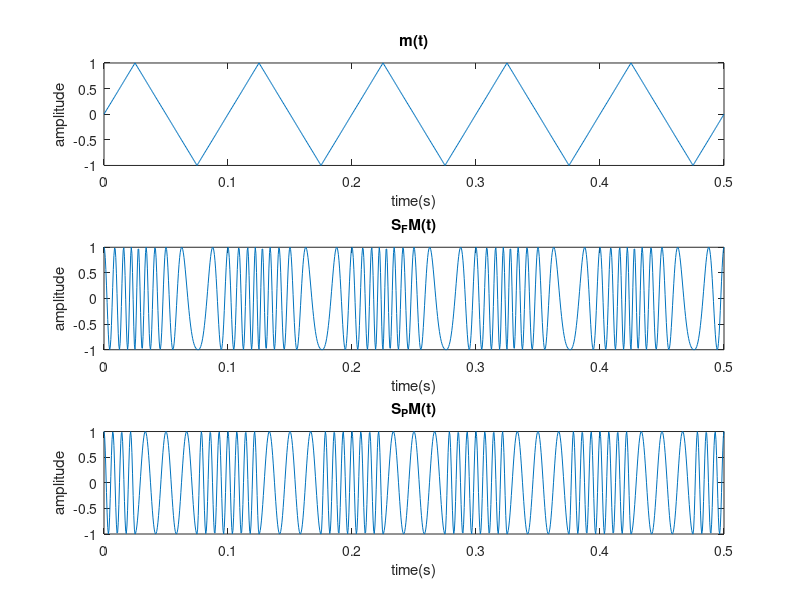
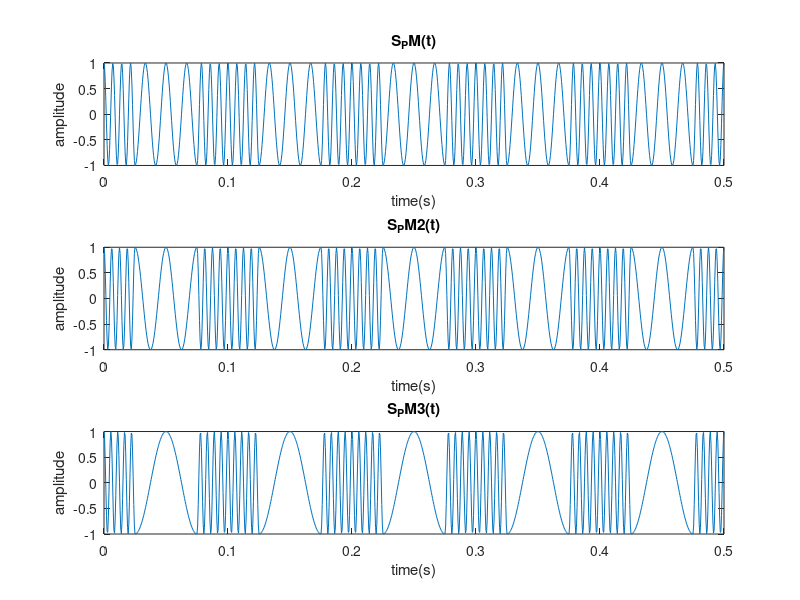
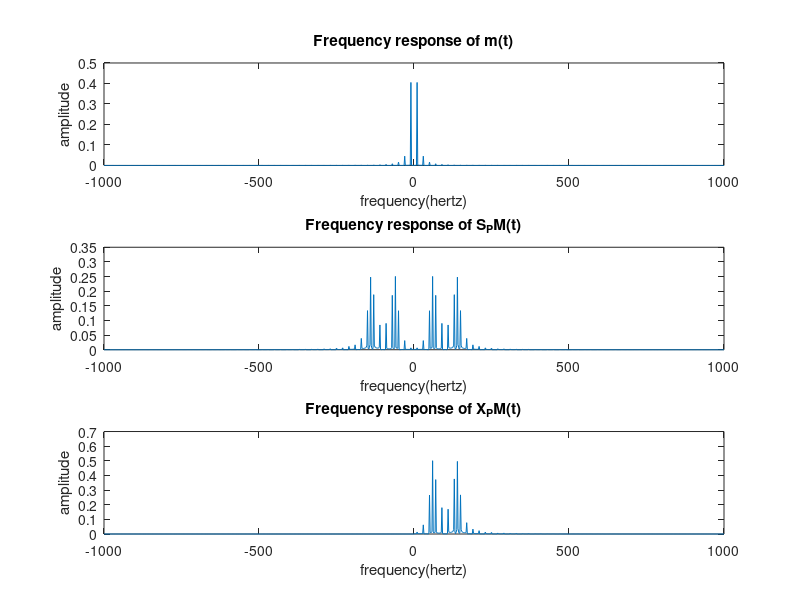
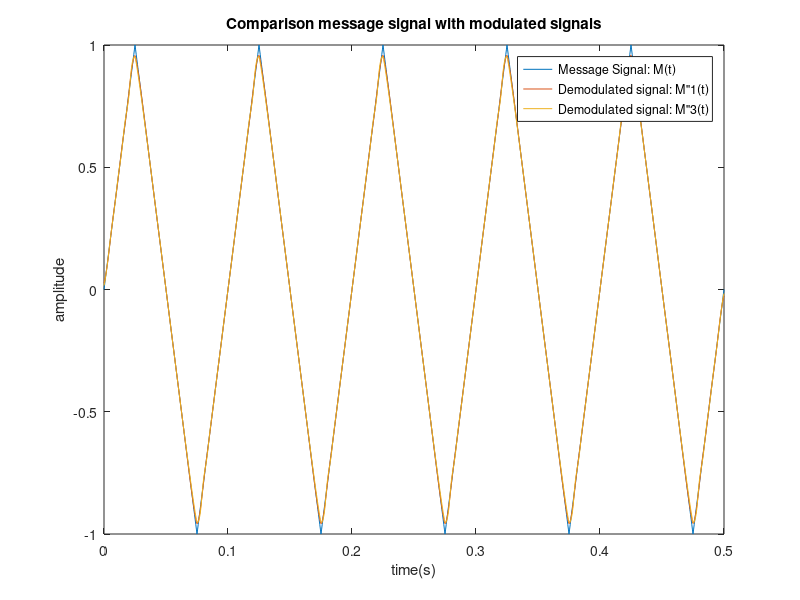

MATLAB code for these plots, in order:
%part2.1.a
Fs =2000;
time=1/Fs;
t=0.0:time:0.5;
m_t=sawtooth(2*pi*10*t+pi/2,1/2);

%part2.1.b
Fc = 100; kf = 80;
ct = cos(2*pi*Fc*t);
S_fmt=cos(2*pi*Fc*t+ 2*pi*kf*cumsum(m_t)*time);
%partc
kp_2=2*pi;
S_pmt=cos(2*pi*Fc*t+ kp_2*m_t);

%part d
figure
subplot(3,1,1);
plot(t,m_t);
title('m(t)');
xlabel('time(s)');
ylabel('amplitude');
subplot(3,1,2);
plot(t,S_fmt);
title('S_FM(t)');
xlabel('time(s)');
ylabel('amplitude');
subplot(3,1,3);
plot(t,S_pmt);
title('S_PM(t)');
xlabel('time(s)');
ylabel('amplitude');

%part e 

%comment

%part f
kp_3=3*pi;
S_pm2t=cos(2*pi*Fc*t+ kp_3*m_t);
kp_4=4*pi;
S_pm3t=cos(2*pi*Fc*t+ kp_4*m_t);

figure
subplot(3,1,1);
plot(t,S_pmt);
title('S_PM(t)');
xlabel('time(s)');
ylabel('amplitude');
subplot(3,1,2);
plot(t,S_pm2t);
title('S_PM2(t)');
xlabel('time(s)');
ylabel('amplitude');
subplot(3,1,3);
plot(t,S_pm3t);
title('S_PM3(t)');
xlabel('time(s)');
ylabel('amplitude');

%part2.2
%b
x_pmt=hilbert(S_pmt);

%partc
N=length(m_t);
fs=linspace(-Fs/2,+Fs/2,N);
x_pmf=fft(x_pmt,N)/N;  x_pmf=fftshift(x_pmf);
m_f=fft(m_t,N)/N;  m_f=fftshift(m_f);
S_pmf=fft(S_pmt,N)/N;  S_pmf=fftshift(S_pmf);


figure
subplot(3,1,1);
plot(fs,abs(m_f));
title('Frequency response of m(t)');
xlabel('frequency(hertz)');
ylabel('amplitude');
subplot(3,1,2);
plot(fs,abs(S_pmf));
title('Frequency response of S_PM(t)');
xlabel('frequency(hertz)');
ylabel('amplitude');
subplot(3,1,3);
plot(fs,abs((x_pmf)));
title('Frequency response of X_PM(t)');
xlabel('frequency(hertz)');
ylabel('amplitude');

%d
theta_1=unwrap(angle(x_pmt));
m_hilbert1=(theta_1-(2*pi*Fc*t))/kp_2;

%e
x_2pmt=hilbert(S_pm3t);
theta_2=unwrap(angle(x_2pmt));
m_hilbert2=(theta_2-(2*pi*Fc*t))/kp_4;

figure
of=plot(t,m_t);
hold on;
puf=plot(t,m_hilbert1);
hold on;
tuf=plot(t,m_hilbert2);
legend([of,puf,tuf],'Message Signal: M(t)','Demodulated signal: M"1(t)','Demodulated signal: M"3(t)');
title('Comparison message signal with modulated signals');
xlabel('time(s)');
ylabel('amplitude');


